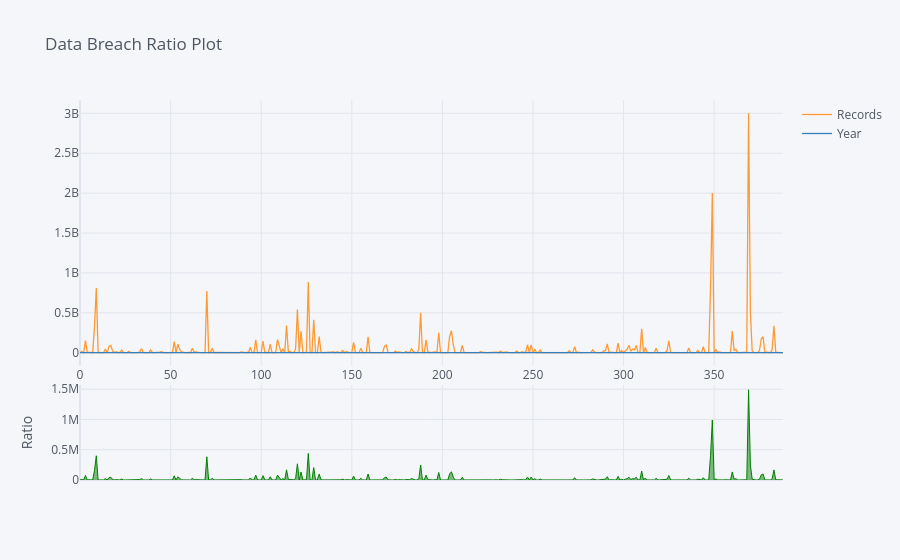

This figure's notebook cell:
### Code cell
db[['Records','Year']].iplot(kind='ratio', title='Data Breach Ratio Plot')

### Figure 1 — Plotly figure (JSON) as saved in the notebook; plotly's stock layout.template omitted (floating-point values rounded to 4 significant figures; data arrays with more than 128 entries replaced by an {"elided": "..."} marker saying what was removed)
{"data": [{"line": {"color": "rgba(255, 153, 51, 1.0)", "dash": "solid", "shape": "linear", "width": 1.3}, "mode": "lines", "name": "Records", "text": "", "type": "scatter", "x": {"elided": "389 int values"}, "y": {"elided": "389 int values"}}, {"line": {"color": "rgba(55, 128, 191, 1.0)", "dash": "solid", "shape": "linear", "width": 1.3}, "mode": "lines", "name": "Year", "text": "", "type": "scatter", "x": {"elided": "389 int values"}, "y": {"elided": "389 int values"}}, {"connectgaps": false, "fill": "tozeroy", "line": {"color": "rgba(0, 128, 0, 1.0)", "dash": "solid", "shape": "linear", "width": 1}, "mode": "lines", "name": "Ratio", "showlegend": false, "type": "scatter", "x": {"elided": "389 int values"}, "xaxis": "x2", "y": {"elided": "389 float values"}, "yaxis": "y2"}], "layout": {"hovermode": "x", "legend": {"bgcolor": "#F5F6F9", "font": {"color": "#4D5663"}}, "paper_bgcolor": "#F5F6F9", "plot_bgcolor": "#F5F6F9", "title": {"font": {"color": "#4D5663"}, "text": "Data Breach Ratio Plot"}, "xaxis": {"gridcolor": "#E1E5ED", "showgrid": true, "tickfont": {"color": "#4D5663"}, "title": {"font": {"color": "#4D5663"}, "text": ""}, "zerolinecolor": "#E1E5ED"}, "xaxis2": {"anchor": "y2", "gridcolor": "#E1E5ED", "showgrid": true, "showticklabels": false, "tickfont": {"color": "#4D5663"}, "title": {"font": {"color": "#4D5663"}, "text": ""}, "zerolinecolor": "#E1E5ED"}, "yaxis": {"domain": [0.3, 1], "gridcolor": "#E1E5ED", "showgrid": true, "tickfont": {"color": "#4D5663"}, "title": {"font": {"color": "#4D5663"}, "text": ""}, "zerolinecolor": "#E1E5ED"}, "yaxis2": {"domain": [0, 0.25], "gridcolor": "#E1E5ED", "showgrid": true, "tickfont": {"color": "#4D5663"}, "title": {"font": {"color": "#4D5663"}, "text": "Ratio"}, "zerolinecolor": "#E1E5ED"}}}
